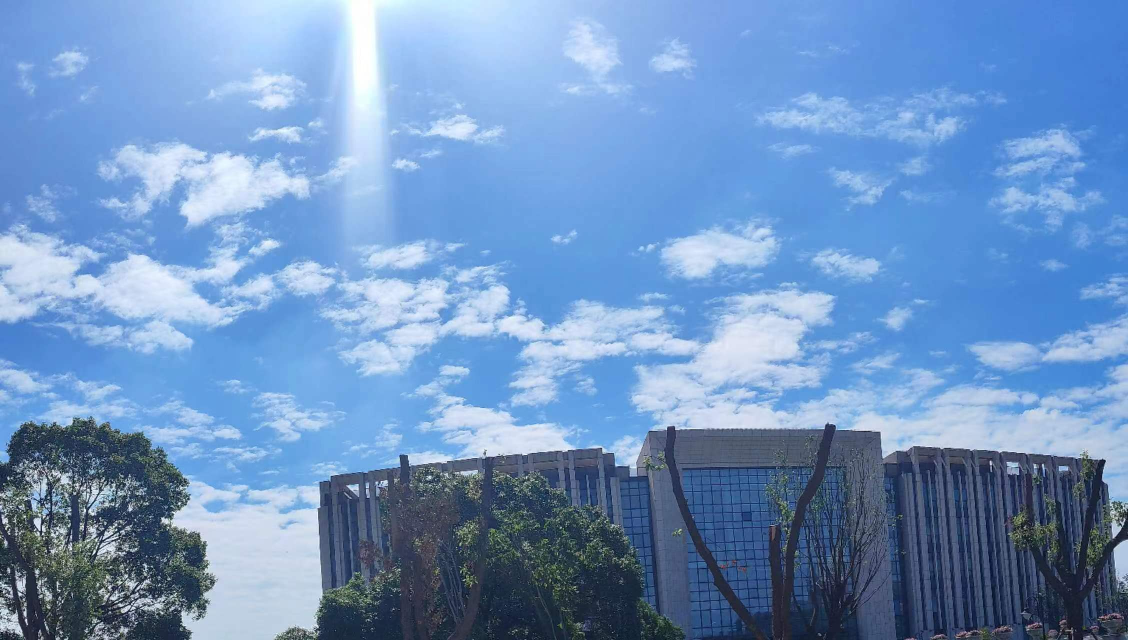
#> input picture 计算机视觉实践-练习1/image/example1/1.jpg, 2256 x 1280 px, found by its file name (shown at 1/2 size)
$ python stitch.py
#> lines starting #> are read from the running program, lines starting #| are printed output that depends on the picture
import cv2
import numpy as np
import argparse

class stitch:
    def process(self,paths,mode):
#> called with mode = 'level'
        path1,path2=paths
        img1=cv2.imread(path1)
#> img1 is the input picture: shape (1280, 2256, 3); mean B, G, R 193.3, 147.7, 111.5
        img2=cv2.imread(path2)
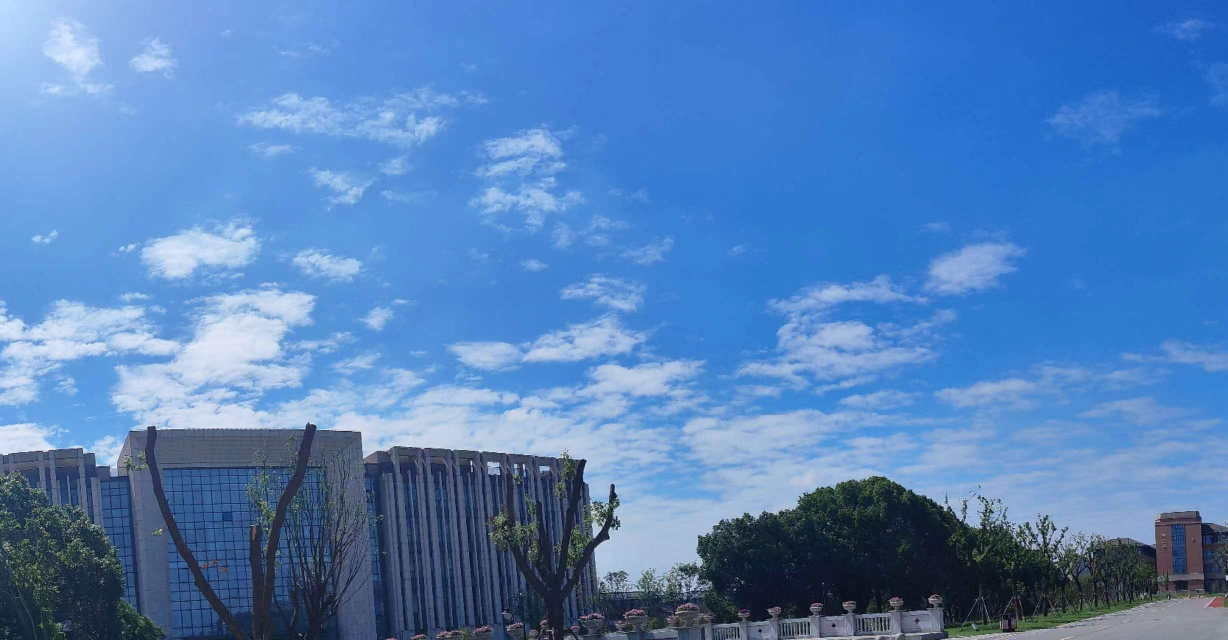
#> input picture 计算机视觉实践-练习1/image/example1/2.jpg, 2455 x 1280 px, found by its file name (shown at 1/2 size)
#> img2 is the input picture: shape (1280, 2455, 3); mean B, G, R 184.8, 128.3, 84.1
        kp1,feat1=self.get_points(img1)
#> in get_points, `gray = cv2.cvtColor(img, cv2.COLOR_BGR2GRAY)`:
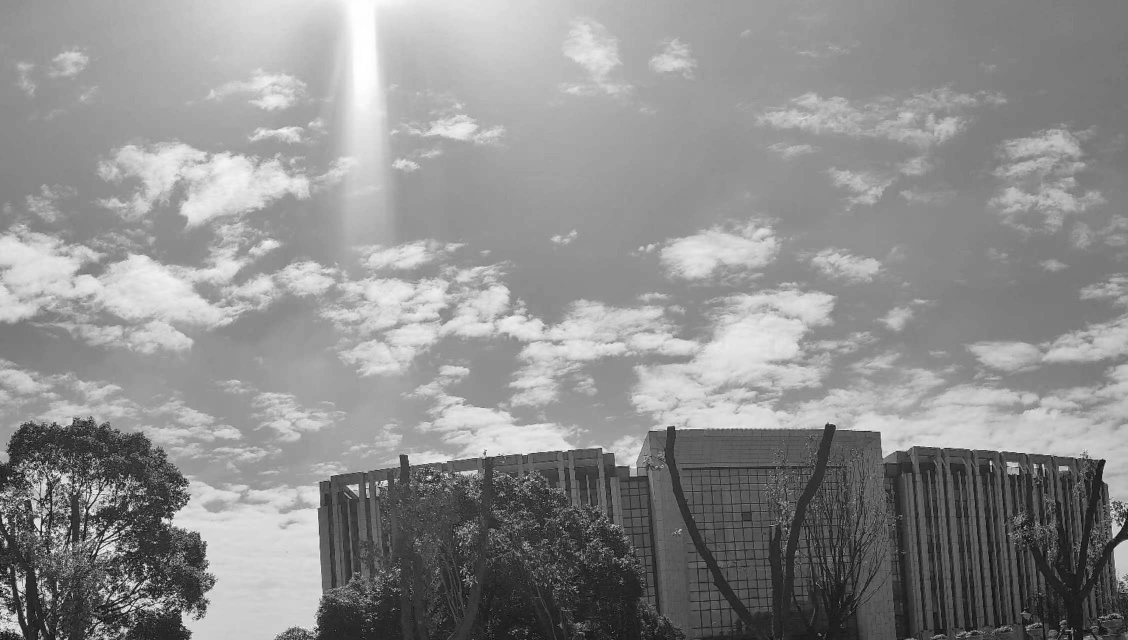
#> gray: shape (1280, 2256) (shown at 1/2 size); min 1, max 255, mean 142.1
#> in get_points, `kps, features = descriptor.detectAndCompute(gray, None)`: kps = 10269 keypoints; strongest (x, y, size): (190, 1043, 2.1), (19, 1068, 2.1), (12, 1058, 2.4), (233, 1060, 2.6)
#> in get_points, `kps = np.float32([kp.pt for kp in kps])`: kps = 10269 pairs, first value 2.51 to 2253, second value 111.7 to 1276.9
#> kp1 has the same summary as kps in get_points
        kp2,feat2=self.get_points(img2)
#> in get_points (call 2), `gray = cv2.cvtColor(img, cv2.COLOR_BGR2GRAY)`:
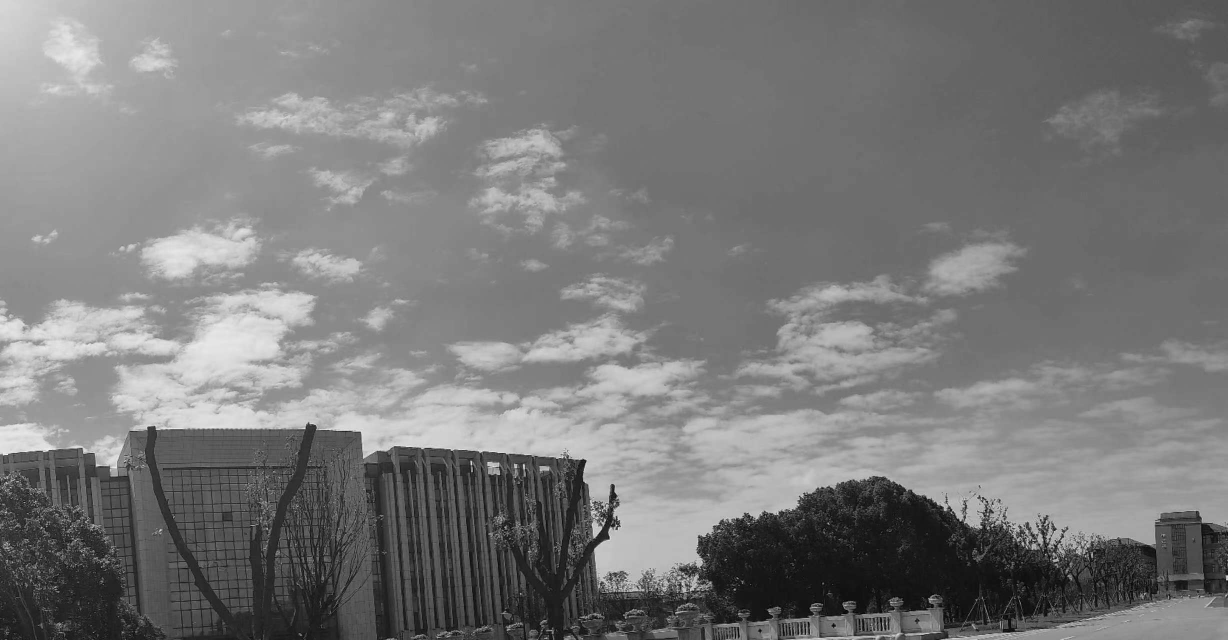
#> gray: shape (1280, 2455) (shown at 1/2 size); min 0, max 252, mean 121.6
#> in get_points (call 2), `kps, features = descriptor.detectAndCompute(gray, None)`: kps = 8480 keypoints; strongest (x, y, size): (2066, 1080, 2.1), (944, 942, 2.2), (1232, 1051, 2.2), (942, 929, 2.2)
#> in get_points (call 2), `kps = np.float32([kp.pt for kp in kps])`: kps = 8480 pairs, first value 2.85 to 2452.1, second value 105.3 to 1277.1
#> kp2 has the same summary as kps in get_points
        retval=self.matchs(kp1,kp2,feat1,feat2)
#> in matchs, `rawMatches = matcher.knnMatch(feat1, feat2, 2)`: rawMatches = 10269 matches
#> after the loop in matchs, `for m in rawMatches:`: matches = 845 pairs, first value 25 to 8431, second value 15 to 10256
#> in matchs, `ptsA = np.float32([kp1[i] for (_, i) in matches])`: ptsA = 845 pairs, first value 5.46 to 2251.2, second value 121.9 to 1274.8
#> in matchs, `ptsB = np.float32([kp2[i] for (i, _) in matches])`: ptsB = 845 pairs, first value 7.52 to 2421.9, second value 121.9 to 1275.2
#> in matchs, `retval, _ = cv2.findHomography(ptsB, ptsA, cv2.RANSAC, 3.0)`: retval = [[1, 0.000388, 1038.7], [-0.000345, 1, -0.0278], [-4.29e-07, 4.03e-07, 1]]
        if mode=="level":
            relt = cv2.warpPerspective(img2, retval, (img1.shape[1] + img2.shape[1], img1.shape[0]))
            # 将图片B传入
            #relt=relt[0:img1.shape[0], 0:img1.shape[1]]
            relt[0:img1.shape[0], 0:img1.shape[1]] = img1
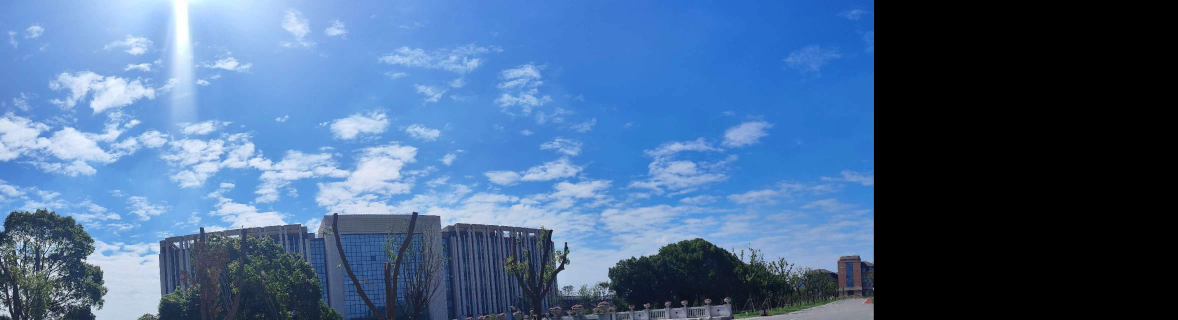
#> relt: shape (1280, 4711, 3) (shown at 1/4 size); mean B, G, R 140.9, 102.5, 72
            # 计算混合渐变
            mask = np.zeros((img1.shape[0], img1.shape[1]), dtype=np.uint8)
            mask[:, img1.shape[1]-40:] = 255
            relt = cv2.seamlessClone(img1, relt, mask, (img1.shape[1], img1.shape[0]//2), cv2.NORMAL_CLONE)
            relt=self.trim_border(relt,mode)
        elif mode=="vertical":
            relt = cv2.warpPerspective(img2, retval, (img1.shape[1], img1.shape[0] + img2.shape[0]))
            # 将图片B传入
            relt[0:img1.shape[0], 0:img1.shape[1]] = img1
            # 计算混合渐变
            mask = np.zeros((img1.shape[0], img1.shape[1]), dtype=np.uint8)
            mask[img1.shape[0]-40:, :] = 255
            relt = cv2.seamlessClone(img1, relt, mask, (img1.shape[1]//2, img1.shape[0]), cv2.MIXED_CLONE)
            relt=self.trim_border(relt,mode)
        # 返回匹配结果
        return relt
        pass

    #提取图像的特征点
    def get_points(self,img):
        # 转换为灰度图
        gray = cv2.cvtColor(img, cv2.COLOR_BGR2GRAY)

        # 建立SIFT生成器
        descriptor = cv2.SIFT_create()
        # 检测特征点并计算描述子
        kps, features = descriptor.detectAndCompute(gray, None)

        kps = np.float32([kp.pt for kp in kps])
        return kps, features
        pass

    #特征点匹配及过滤
    def matchs(self,kp1,kp2,feat1,feat2):
        # 建立暴力匹配器
        matcher=cv2.FlannBasedMatcher()
        #matcher = cv2.BFMatcher(cv2.NORM_HAMMING, crossCheck=True)

        # 使用KNN检测来自AB图的SIFT特征匹配
        rawMatches = matcher.knnMatch(feat1, feat2, 2)

        # 过滤
        matches = []
        for m in rawMatches:
            if len(m) == 2 and m[0].distance < m[1].distance * 0.75:
                matches.append((m[0].trainIdx, m[0].queryIdx))

        if len(matches) > 4:
            # 获取匹配对的点坐标
            ptsA = np.float32([kp1[i] for (_, i) in matches])
            ptsB = np.float32([kp2[i] for (i, _) in matches])

            # 计算霍夫变换矩阵以及掩码
            retval, _ = cv2.findHomography(ptsB, ptsA, cv2.RANSAC, 3.0)
            return retval
        else:
            raise KeyError("两张图片不匹配")
        pass

    def trim_border(self,image,mode):
        # 将彩色图像转换为灰度图像
#> called with mode = 'level'
        gray = cv2.cvtColor(image, cv2.COLOR_BGR2GRAY)
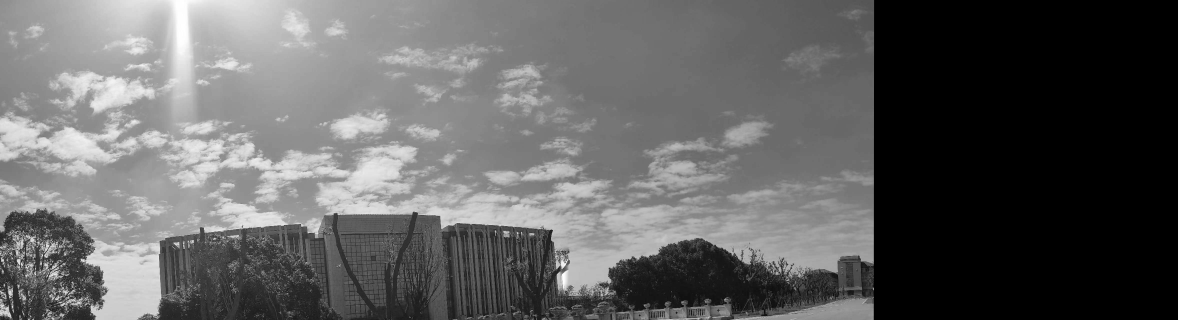
#> gray: shape (1280, 4711) (shown at 1/4 size); min 0, max 255, mean 97.8
        # 查找灰度图像的轮廓
        contours,_ = cv2.findContours(gray, cv2.RETR_EXTERNAL, cv2.CHAIN_APPROX_SIMPLE)
#> contours = 1 item
        # 获取最大的轮廓
        largest_contour = max(contours, key=cv2.contourArea)
#> largest_contour = [[0, 0], [0, 1279], [3495, 1279], [3495, 344], [3496, 343], [3496, 0]]
        # 获取凸包
        hull = cv2.convexHull(largest_contour)
#> hull = [[3496, 0], [3496, 343], [3495, 1279], [0, 1279], [0, 0]]
        # 获取凸包的顶点
        hull_points = []
        for point in hull:
            hull_points.append(point[0])
#> this loop made 5 passes
#> after the loop, hull_points has the same summary as hull
        # 计算包围轮廓的最小矩形
        bounding_rect = cv2.boundingRect(contours[0])
#> bounding_rect = (0, 0, 3497, 1280)
        x, y, w, h = bounding_rect
#> x = 0; y = 0; w = 3497; h = 1280
        #获取边角点
        rhpoint = None
        rbpoint = None
        if mode=="level":
            h = image.shape[0] - 1
#> h = 1279
            for point in hull_points:
                if rhpoint is None or (point[1] == 0 and (rhpoint[1] == 0 and point[0] > rhpoint[0])):
                    rhpoint = point
                if rbpoint is None or (point[1] == h and (rbpoint[1] != h and point[0] > rbpoint[0])):
                    rbpoint = point
#> this loop made 5 passes
            # 裁剪图像
            trimmed_image = image[y:y+h, 0:x+w]
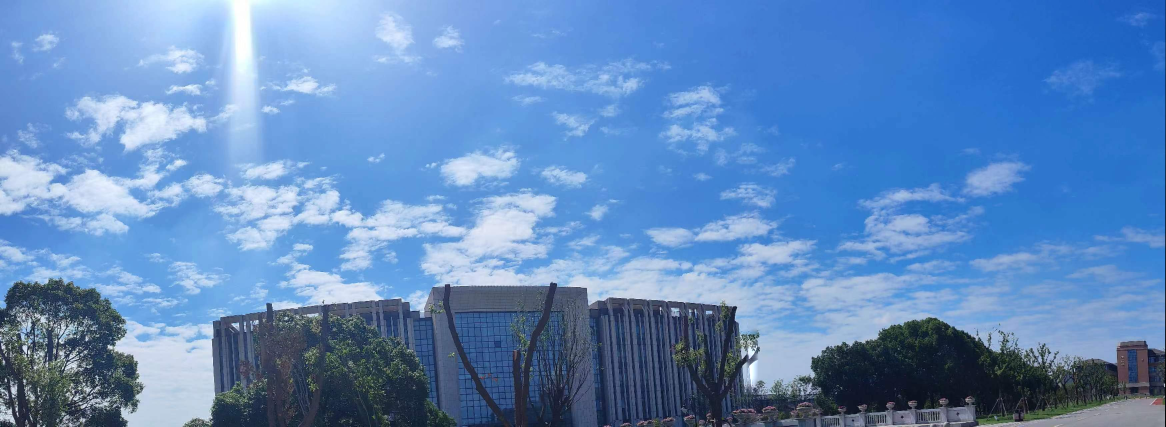
#> trimmed_image: shape (1279, 3497, 3) (shown at 1/3 size); mean B, G, R 190, 138.2, 97.1
            original_points=np.float32([[0,0],rhpoint,rbpoint,[0,h]])
#> original_points = [[0, 0], [3496, 0], [3496, 0], [0, 1279]]
            corrected_points=np.float32([[0, 0], [rbpoint[0], 0],rbpoint ,[0,h] ])
#> corrected_points = [[0, 0], [3496, 0], [3496, 0], [0, 1279]]
        else:
            w = image.shape[1]-1
            for point in hull_points:
                if rhpoint is None or (point[0] == 0 and (rhpoint[0] == 0 and point[1] > rhpoint[1])):
                    rhpoint = point
                if rbpoint is None or (point[0] == w and (rbpoint[0] != w and point[1] > rbpoint[1])):
                    rbpoint = point
            # 裁剪图像
            trimmed_image = image[0:y+h, 0:x+w]
            original_points=np.float32([[0,0],[w,0],rbpoint,rhpoint])
            corrected_points=np.float32([[0, 0],[w,0],rbpoint,[0,rhpoint[1]]])


        # 计算透视变换矩阵
        perspective_matrix = cv2.getPerspectiveTransform(original_points, corrected_points)
#> perspective_matrix = [[-0.372, -2.83e-16, 3.62e-13], [-7.23e-17, 0.928, 2.53e-13], [-0.000103, 0.000734, -0.0103]]
        # 应用透视变换
        corrected_image = cv2.warpPerspective(trimmed_image, perspective_matrix, (trimmed_image.shape[1], trimmed_image.shape[0]))
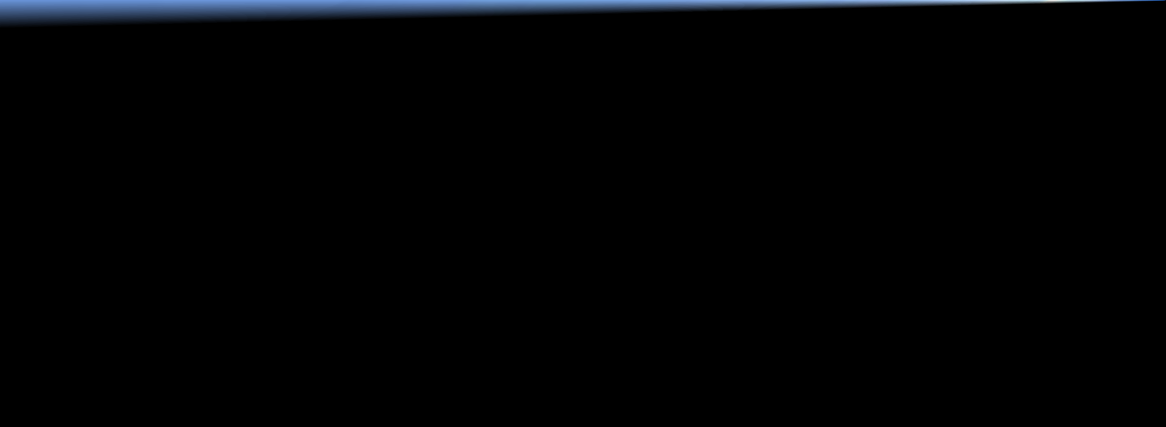
#> corrected_image: shape (1279, 3497, 3) (shown at 1/3 size); mean B, G, R 3.9, 2.8, 2.1
        return corrected_image


if __name__ == "__main__":
    ap = argparse.ArgumentParser()
    ap.add_argument("-f","--first", required=False,default=r"image\example1\1.jpg", help="path to the first image")
    ap.add_argument("-s","--second", required=False,default=r"image\example1\2.jpg", help="path to the second image")
    ap.add_argument("-m", "--mode", required=False, default="level", help="vertical or level")
    args = vars(ap.parse_args())
    stitcher=stitch()
    result=stitcher.process([args["first"],args["second"]],args["mode"])
    cv2.imwrite(r'out_put\output_image.jpg', result)
    result=cv2.resize(result,(result.shape[1]//2,result.shape[0]//2))
    cv2.imshow("Result",result)
    cv2.waitKey(0)
    pass
